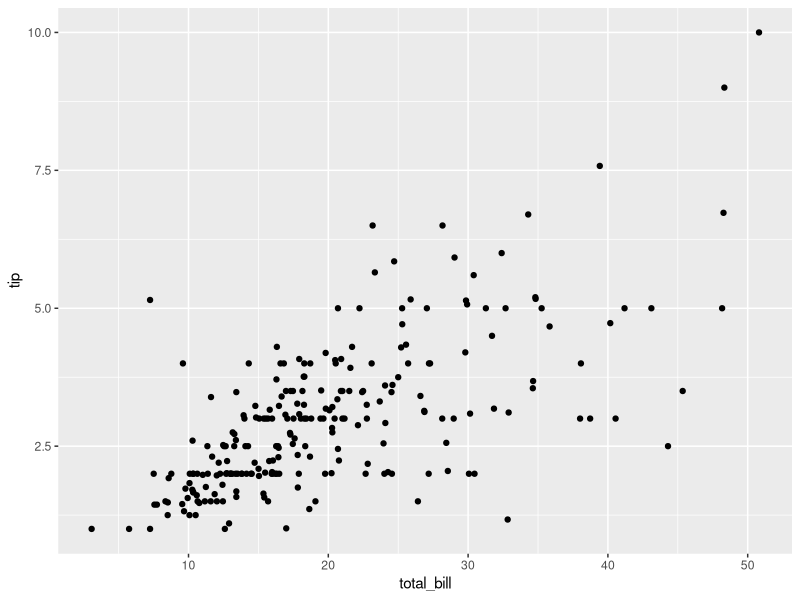
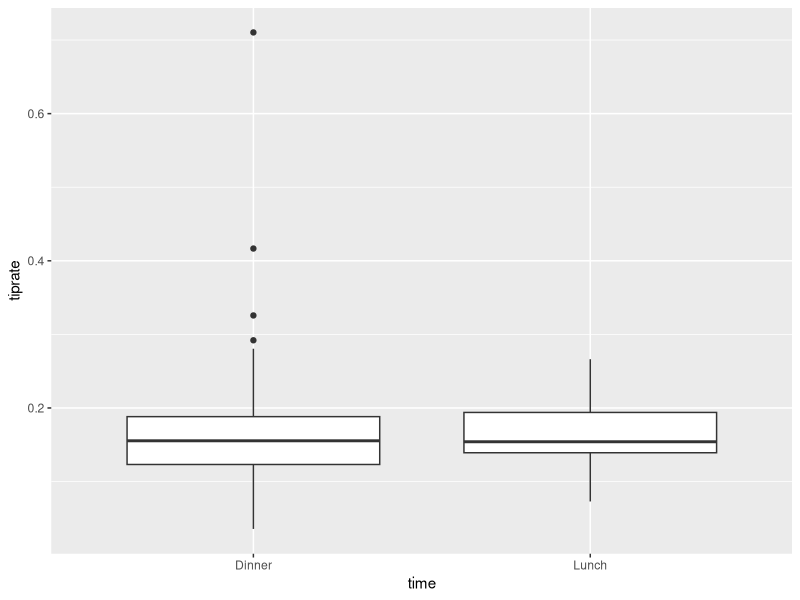
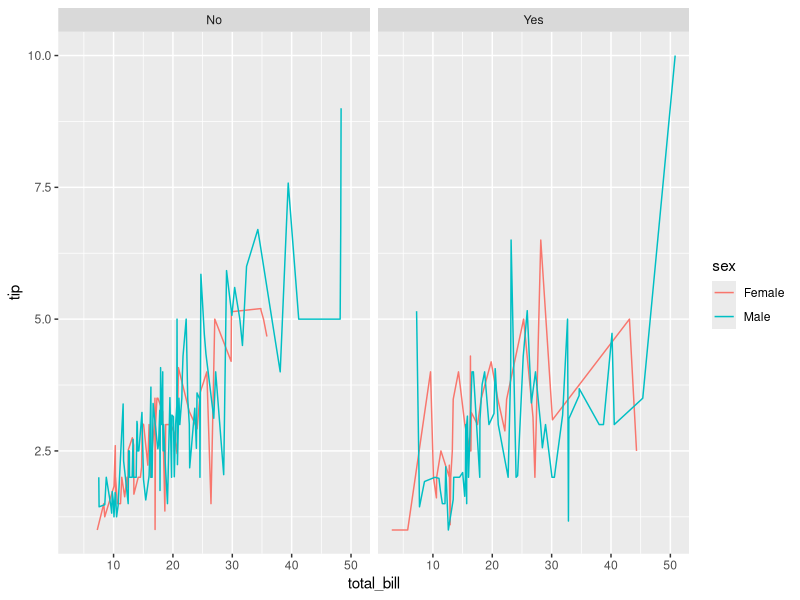
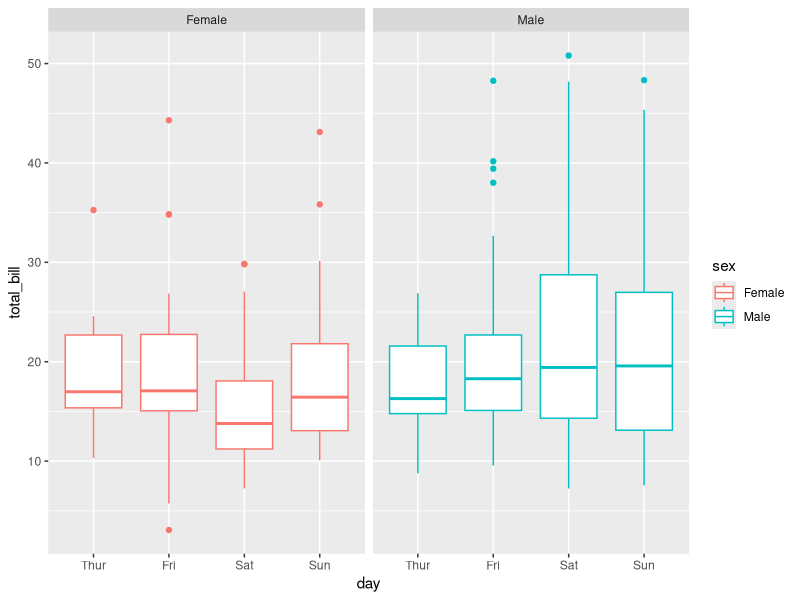

The R script that drew these images, in order:
## ---- chunk 1
knitr::opts_chunk$set(echo = TRUE)
## ---- chunk 2
data(tips, package="reshape2")
str (tips)
## ---- chunk 3
numParty <- length (tips$size)
numParty
## ---- chunk 4
str (tips)
## ---- chunk 5
levels(tips$day)=c("Thur","Fri","Sat","Sun")
tips$day <- sort(tips$day)
tips
## ---- chunk 6
female5 <- subset(tips, sex == "Female" & size >= 5)
dim (female5)
female5
## ---- chunk 7
library (ggplot2)
ggplot (data=tips, aes(x=total_bill, y=tip)) + geom_point()

## ---- chunk 8
head (tips)
tips$tiprate <-  tips$tip/tips$total_bill
mean (tips$tiprate)
## ---- chunk 9
ggplot (tips, aes(x=time, y=tiprate)) + geom_boxplot()
## ---- chunk 10
ggplot (tips, aes(x=total_bill, y=tip, color=sex)) + geom_line() + facet_wrap(~smoker, ncol=10) 
## ---- chunk 11
ggplot (tips, aes(x=day, y=total_bill, color=sex)) + geom_boxplot() + facet_wrap(~sex, ncol=10) 
